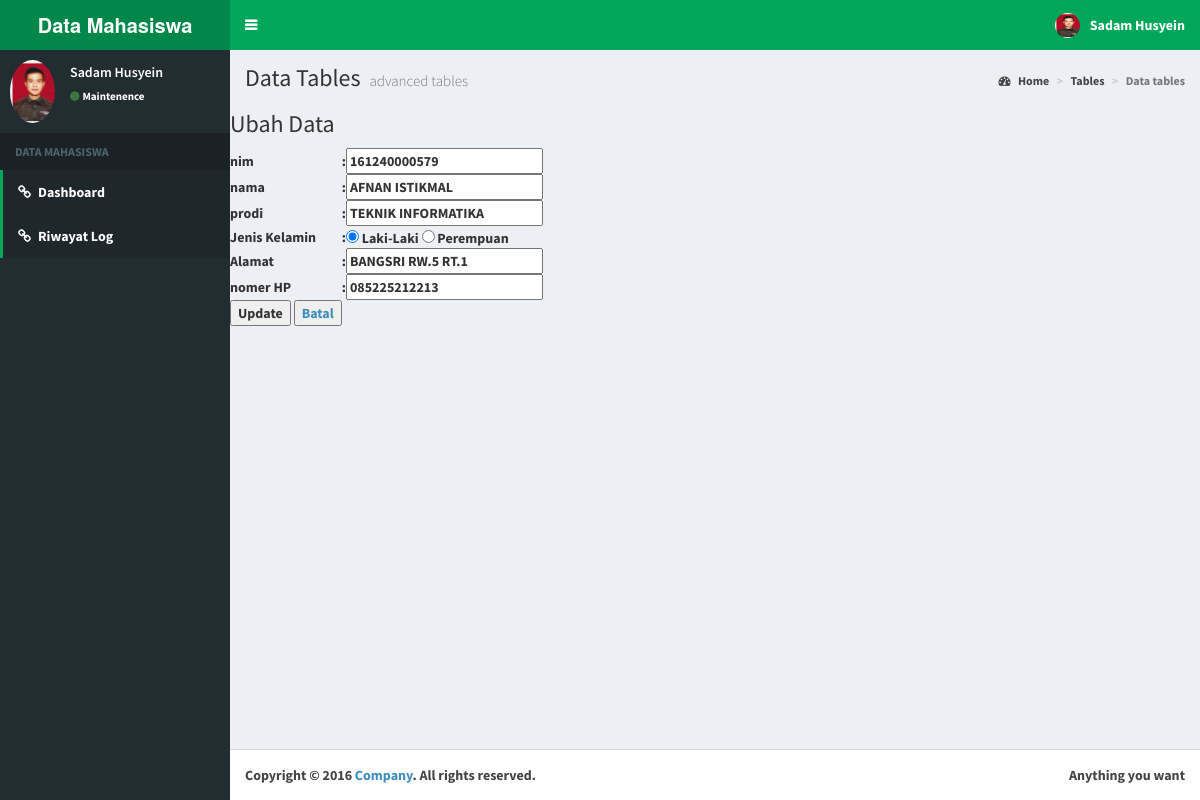
Screenshot of /c_crud/ubah/4 with the database file from the repository.
### tables this page shows
CREATE TABLE `data_mhs` (
  `id` int(11) NOT NULL,
  `nim` varchar(20) NOT NULL,
  `nama_mahasiswa` varchar(100) NOT NULL,
  `prodi` varchar(50) NOT NULL,
  `jk` varchar(10) NOT NULL,
  `alamat` varchar(150) NOT NULL,
  `hp` varchar(20) NOT NULL
);

### application/controllers/C_crud.php (called while the page is built, shortened)
<?php
class C_crud extends CI_Controller {
	public function __construct()
	{
		$this->load->model('mcrud');
		$this->load->helper('url');
		$this->load->helper('form');
	}
	public function ubah()
	{
		$id = $this->uri->segment(3);
	    $q = $this->mcrud->getRow($id);
	    $data = array(
	    	'judul' => 'Ubah Data',
	    	 'id' 	=> $q->row('id'),
	    	 'nim' => $q->row('nim'),
	    	 'prodi' => $q->row('prodi'),
	    	 'nama_mahasiswa' => $q->row('nama_mahasiswa'),
	    	 'jk' => $q->row('jk'),
	    	 'alamat' => $q->row('alamat'),
	    	 'hp' => $q->row('hp')
	    	);
	$this->load->view('template/header');
	$this->load->view('template/sidebar');
    $this->load->view('update_data', $data);
    $this->load->view('template/footer');
   }
}

### index.php (called while the page is built, shortened)
<?php
require_once BASEPATH.'core/CodeIgniter.php';

### application/models/Mcrud.php (called while the page is built, shortened)
<?php
class Mcrud extends CI_Model {
	public function getRow($id)
	{
		$q = $this->db->where('id', $id)->get('data_mhs');
		return $q;
	}
}

### application/views/update_data.php (the view, shortened to what this page needs)
<!doctype html>
<html lang="en">
<head>
</head>
  <div class="content-wrapper">
    <section class="content-header">
    	<h1>
			Data Tables
			<small>advanced tables</small>
		</h1>
		<ol class="breadcrumb">
			<li><a href="#"><i class="fa fa-dashboard"></i> Home</a></li>
			<li><a href="#">Tables</a></li>
			<li class="active">Data tables</li>
		</ol>
	</section>
      <?php echo "<h3>".$judul."</h3>"; ?>
<form method="post" action="<?php echo base_url('c_crud/update')?>" enctype="multipart/form-data">
<table>
		<tr>
	<td>nim</td>
	<td>:</td>
	<td><input type="text" name="nim" value="<?php echo $nim ?>"></td>
		</tr>
		<tr>
	<td>nama</td>
	<td>:</td>
	<td><input type="text" name="nama_mahasiswa" value="<?php echo $nama_mahasiswa ?>"></td>
		</tr>
		<tr>
	<td>prodi</td>
	<td>:</td>
	<td><input type="text" name="prodi" value="<?php echo $prodi ?>"></td>
		</tr>
	<tr>
	<td>Jenis Kelamin</td>
	<td>:</td>
	<td>
		<input type="radio" name="jk" id="L" value="Laki-Laki" <?php echo $jk; ?> checked> Laki-Laki
		<input type="radio" name="jk" id="P" value="Perempuan" <?php echo $jk; ?>> Perempuan
		</td>
	</tr>
		<tr>
	<td>Alamat</td>
	<td>:</td>
	<td><input type="text" name="alamat" value="<?php echo $alamat ?>"></td>
		</tr>
		<tr>
	<td>nomer HP</td>
	<td>:</td>
	<td><input type="text" name="hp" value="<?php echo $hp ?>"></td>
		</tr>
		<tr>
			<td>
				<input type="submit" name="simpan" value="Update">
				<a href="<?php echo base_url()."c_crud/tampil";?>"><input type="button" value="Batal"></a>
			</td>
		</tr>
	</table>
</form>
    <section class="content container-fluid">
    </section>
  </div>

### rows the page displays
data_mhs: nim "161240000579", nama_mahasiswa "AFNAN ISTIKMAL", prodi "TEKNIK INFORMATIKA", alamat "BANGSRI RW.5 RT.1", hp "085225212213"

### other values shown
$judul "Ubah Data"
